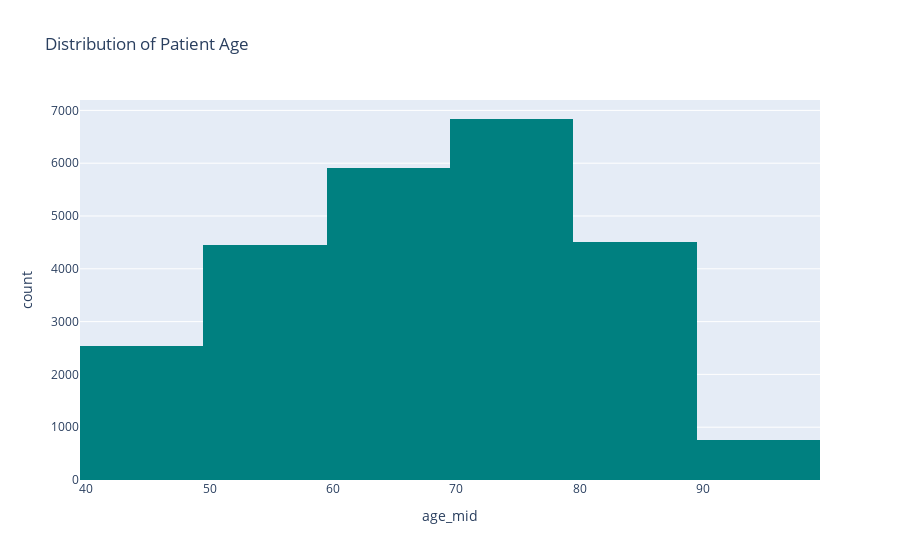
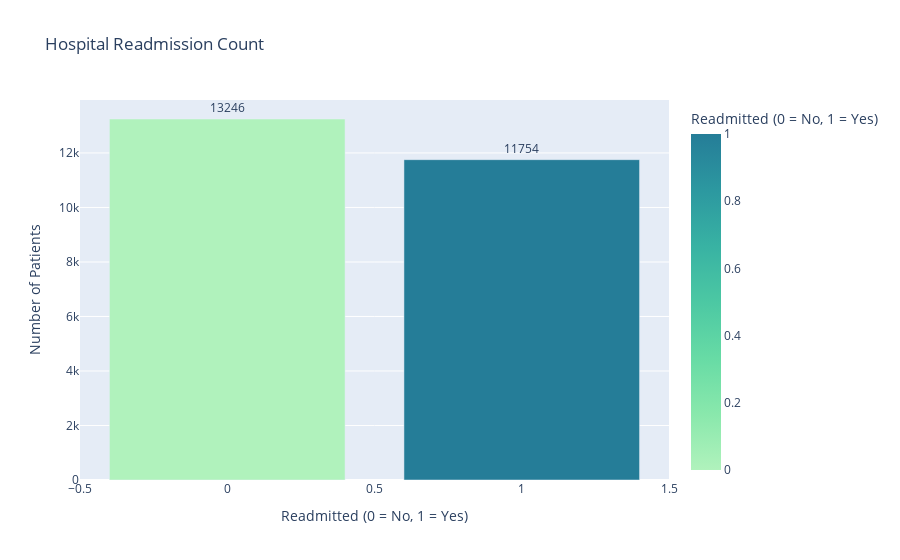
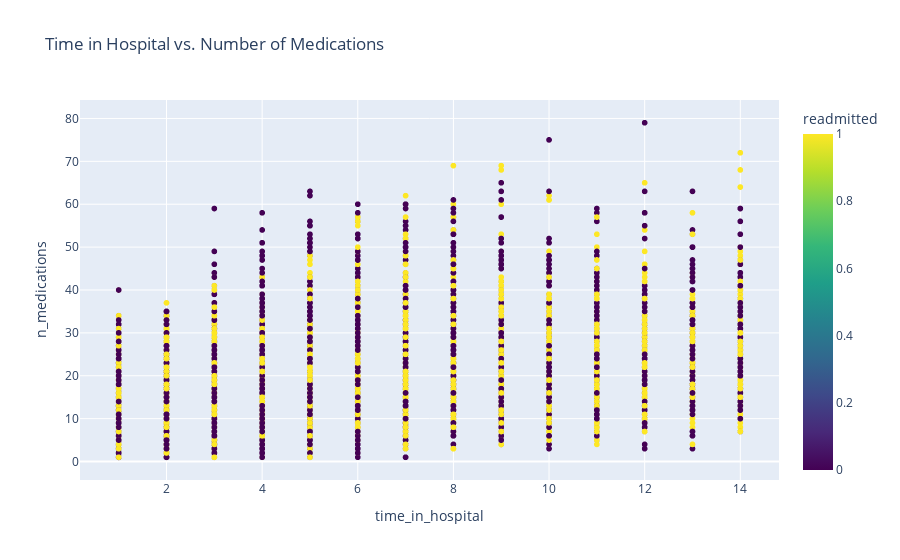
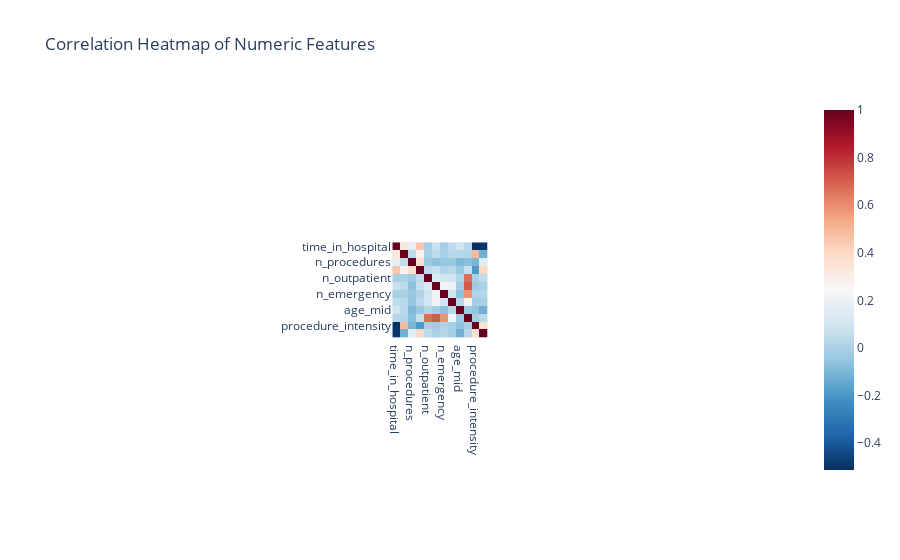

Here is the notebook cell these charts were saved with, in order:
### Code cell
import plotly.express as px
import plotly.graph_objects as go

# Distribution of Age
fig_age = px.histogram(data, x='age_mid', nbins=10, title='Distribution of Patient Age', color_discrete_sequence=['teal'])
fig_age.show()

# Calculate readmission counts
readmit_counts = data['readmitted'].value_counts().reset_index()
readmit_counts.columns = ['readmitted', 'count']  # rename columns properly

# Create bar chart
fig_readmit = px.bar(
    readmit_counts,
    x='readmitted',
    y='count',
    text='count',
    labels={'readmitted': 'Readmitted (0 = No, 1 = Yes)', 'count': 'Number of Patients'},
    title='Hospital Readmission Count',
    color='readmitted',
    color_continuous_scale='Tealgrn'
)
fig_readmit.update_traces(textposition='outside')
fig_readmit.show()

# Relationship between Hospital Stay and Medications
fig_stay = px.scatter(data, x='time_in_hospital', y='n_medications', 
                      color='readmitted',
                      title='Time in Hospital vs. Number of Medications',
                      color_continuous_scale='Viridis')
fig_stay.show()

# Correlation Heatmap
corr_matrix = data.select_dtypes(include=['int64', 'float64']).corr()
fig_corr = px.imshow(corr_matrix, 
                     text_auto=True, 
                     title="Correlation Heatmap of Numeric Features",
                     color_continuous_scale='RdBu_r')
fig_corr.show()

### Figure 1 — Plotly figure (JSON) as saved in the notebook; plotly's stock layout.template omitted (floating-point values rounded to 4 significant figures; data arrays with more than 128 entries replaced by an {"elided": "..."} marker saying what was removed)
{"data": [{"alignmentgroup": "True", "bingroup": "x", "hovertemplate": "age_mid=%{x}<br>count=%{y}<extra></extra>", "legendgroup": "", "marker": {"color": "teal", "pattern": {"shape": ""}}, "name": "", "nbinsx": 10, "offsetgroup": "", "orientation": "v", "showlegend": false, "type": "histogram", "x": {"elided": "25000 int values"}, "xaxis": "x", "yaxis": "y"}], "layout": {"autosize": true, "barmode": "relative", "legend": {"tracegroupgap": 0}, "title": {"text": "Distribution of Patient Age"}, "xaxis": {"anchor": "y", "autorange": true, "domain": [0, 1], "range": [39.5, 99.5], "title": {"text": "age_mid"}, "type": "linear"}, "yaxis": {"anchor": "x", "autorange": true, "domain": [0, 1], "range": [0, 7197.0], "title": {"text": "count"}}}}

### Figure 2 — Plotly figure (JSON) as saved in the notebook; plotly's stock layout.template omitted (floating-point values rounded to 4 significant figures)
{"data": [{"alignmentgroup": "True", "hovertemplate": "Readmitted (0 = No, 1 = Yes)=%{marker.color}<br>Number of Patients=%{text}<extra></extra>", "legendgroup": "", "marker": {"color": [0, 1], "coloraxis": "coloraxis", "pattern": {"shape": ""}}, "name": "", "offsetgroup": "", "orientation": "v", "showlegend": false, "text": [13246, 11754], "textposition": "outside", "type": "bar", "x": [0, 1], "xaxis": "x", "y": [13246, 11754], "yaxis": "y"}], "layout": {"autosize": true, "barmode": "relative", "coloraxis": {"colorbar": {"title": {"text": "Readmitted (0 = No, 1 = Yes)"}}, "colorscale": [[0, "rgb(176, 242, 188)"], [0.1667, "rgb(137, 232, 172)"], [0.3333, "rgb(103, 219, 165)"], [0.5, "rgb(76, 200, 163)"], [0.6667, "rgb(56, 178, 163)"], [0.8333, "rgb(44, 152, 160)"], [1, "rgb(37, 125, 152)"]]}, "legend": {"tracegroupgap": 0}, "title": {"text": "Hospital Readmission Count"}, "xaxis": {"anchor": "y", "autorange": true, "domain": [0, 1], "range": [-0.5, 1.5], "title": {"text": "Readmitted (0 = No, 1 = Yes)"}, "type": "linear"}, "yaxis": {"anchor": "x", "autorange": true, "domain": [0, 1], "range": [0, 13940.0], "title": {"text": "Number of Patients"}, "type": "linear"}}}

### Figure 3 — Plotly figure (JSON) as saved in the notebook; plotly's stock layout.template omitted (floating-point values rounded to 4 significant figures; data arrays with more than 128 entries replaced by an {"elided": "..."} marker saying what was removed)
{"data": [{"hovertemplate": "time_in_hospital=%{x}<br>n_medications=%{y}<br>readmitted=%{marker.color}<extra></extra>", "legendgroup": "", "marker": {"color": {"elided": "25000 int values"}, "coloraxis": "coloraxis", "symbol": "circle"}, "mode": "markers", "name": "", "showlegend": false, "type": "scattergl", "x": {"elided": "25000 int values"}, "xaxis": "x", "y": {"elided": "25000 int values"}, "yaxis": "y"}], "layout": {"autosize": true, "coloraxis": {"colorbar": {"title": {"text": "readmitted"}}, "colorscale": [[0, "#440154"], [0.1111, "#482878"], [0.2222, "#3e4989"], [0.3333, "#31688e"], [0.4444, "#26828e"], [0.5556, "#1f9e89"], [0.6667, "#35b779"], [0.7778, "#6ece58"], [0.8889, "#b5de2b"], [1, "#fde725"]]}, "legend": {"tracegroupgap": 0}, "title": {"text": "Time in Hospital vs. Number of Medications"}, "xaxis": {"anchor": "y", "autorange": true, "domain": [0, 1], "range": [0.2101, 14.79], "title": {"text": "time_in_hospital"}, "type": "linear"}, "yaxis": {"anchor": "x", "autorange": true, "domain": [0, 1], "range": [-5.437, 85.44], "title": {"text": "n_medications"}, "type": "linear"}}}

### Figure 4 — Plotly figure (JSON) as saved in the notebook; plotly's stock layout.template omitted (floating-point values rounded to 4 significant figures; data arrays with more than 128 entries replaced by an {"elided": "..."} marker saying what was removed)
{"data": [{"coloraxis": "coloraxis", "hovertemplate": "x: %{x}<br>y: %{y}<br>color: %{z}<extra></extra>", "name": "0", "texttemplate": "%{z}", "type": "heatmap", "x": ["time_in_hospital", "n_lab_procedures", "n_procedures", "n_medications", "n_outpatient", "n_inpatient", "n_emergency", "readmitted", "age_mid", "total_visits", "procedure_intensity", "medication_per_day"], "xaxis": "x", "y": ["time_in_hospital", "n_lab_procedures", "n_procedures", "n_medications", "n_outpatient", "n_inpatient", "n_emergency", "readmitted", "age_mid", "total_visits", "procedure_intensity", "medication_per_day"], "yaxis": "y", "z": {"elided": "12x12 float values"}}], "layout": {"autosize": true, "coloraxis": {"colorscale": [[0, "rgb(5,48,97)"], [0.1, "rgb(33,102,172)"], [0.2, "rgb(67,147,195)"], [0.3, "rgb(146,197,222)"], [0.4, "rgb(209,229,240)"], [0.5, "rgb(247,247,247)"], [0.6, "rgb(253,219,199)"], [0.7, "rgb(244,165,130)"], [0.8, "rgb(214,96,77)"], [0.9, "rgb(178,24,43)"], [1, "rgb(103,0,31)"]]}, "title": {"text": "Correlation Heatmap of Numeric Features"}, "xaxis": {"anchor": "y", "autorange": true, "constrain": "domain", "domain": [0.4338, 0.5662], "range": [-0.5, 11.5], "scaleanchor": "y", "type": "category"}, "yaxis": {"anchor": "x", "autorange": true, "constrain": "domain", "domain": [0, 1], "range": [11.5, -0.5], "type": "category"}}}
